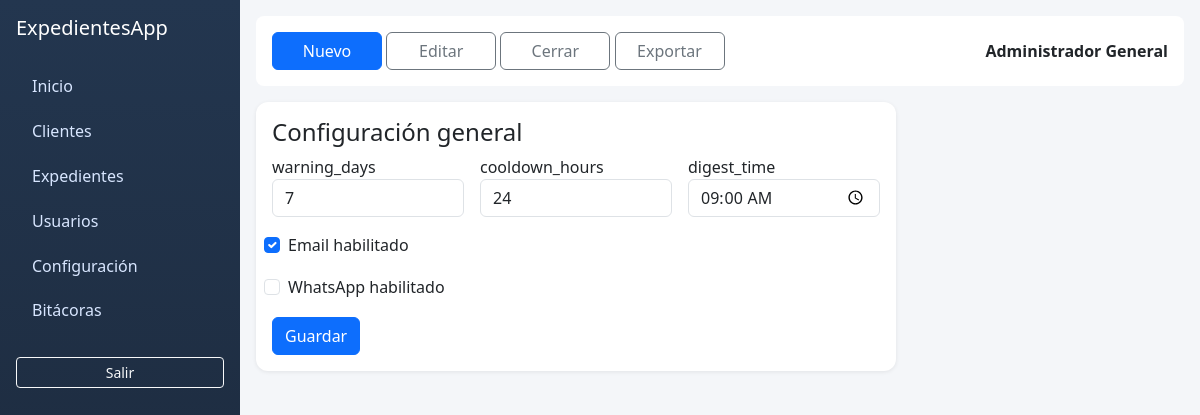
Screenshot of /ExpedientesApp/public/settings (signed in) with the database file from the repository.
### tables this page shows
CREATE TABLE settings (
  id INT PRIMARY KEY,
  warning_days INT NOT NULL DEFAULT 7,
  digest_time TIME NOT NULL DEFAULT '09:00:00',
  cooldown_hours INT NOT NULL DEFAULT 24,
  whatsapp_enabled TINYINT(1) NOT NULL DEFAULT 0,
  email_enabled TINYINT(1) NOT NULL DEFAULT 1,
  updated_at DATETIME NOT NULL
);

### app/Core/View.php (called while the page is built, shortened)
<?php
class View
{
    public static function render(string $view, array $data = []): void
    {
        include base_path('views/layout.php');
    }
}

### app/Controllers/SettingController.php (called while the page is built, shortened)
<?php
class SettingController
{
    public function index(): void
    {
        View::render('pages/settings', ['title' => 'Configuración', 'settings' => Setting::get()]);
    }
}

### app/Core/Router.php (called while the page is built, shortened)
<?php
class Router
{
    private array $routes = [];
    private function add(string $method, string $path, array $action, array $roles): void
    {
        $this->routes[$method][$path] = ['action' => $action, 'roles' => $roles];
    }
    public function dispatch(string $method, string $uri): void
    {
        $path = parse_url($uri, PHP_URL_PATH) ?: '/';
        $base = rtrim(env('BASE_PATH', ''), '/');
        if ($base && str_starts_with($path, $base)) {
            $path = substr($path, strlen($base));
        }
        $path = $path ?: '/';
        $route = $this->routes[$method][$path] ?? null;
        [$class, $methodName] = $route['action'];
        (new $class())->$methodName();
    }
    public static function url(string $path): string
    {
        $base = rtrim(env('BASE_PATH', ''), '/');
        return $base . ($path === '/' ? '' : $path);
    }
}

### public/index.php (called while the page is built, shortened)
<?php
require_once dirname(__DIR__) . '/app/Core/helpers.php';
$router = new App\Core\Router();
$router->get('/', [App\Controllers\DashboardController::class, 'index'], ['ADMIN','CAPTURISTA','CONSULTOR']);
$router->get('/login', [App\Controllers\AuthController::class, 'loginForm']);
$router->post('/login', [App\Controllers\AuthController::class, 'login']);
$router->post('/logout', [App\Controllers\AuthController::class, 'logout'], ['ADMIN','CAPTURISTA','CONSULTOR']);
$router->get('/dashboard', [App\Controllers\DashboardController::class, 'index'], ['ADMIN','CAPTURISTA','CONSULTOR']);
$router->get('/clients', [App\Controllers\ClientController::class, 'index'], ['ADMIN','CAPTURISTA','CONSULTOR']);
$router->post('/clients/store', [App\Controllers\ClientController::class, 'store'], ['ADMIN']);
$router->post('/clients/update', [App\Controllers\ClientController::class, 'update'], ['ADMIN']);
$router->get('/users', [App\Controllers\UserController::class, 'index'], ['ADMIN']);
$router->post('/users/store', [App\Controllers\UserController::class, 'store'], ['ADMIN']);
$router->post('/users/update', [App\Controllers\UserController::class, 'update'], ['ADMIN']);
$router->get('/cases', [App\Controllers\CaseController::class, 'index'], ['ADMIN','CAPTURISTA','CONSULTOR']);
$router->get('/cases/create', [App\Controllers\CaseController::class, 'createForm'], ['ADMIN','CAPTURISTA']);
$router->get('/cases/edit', [App\Controllers\CaseController::class, 'editForm'], ['ADMIN','CAPTURISTA']);
$router->post('/cases/store', [App\Controllers\CaseController::class, 'store'], ['ADMIN','CAPTURISTA']);
$router->post('/cases/update', [App\Controllers\CaseController::class, 'update'], ['ADMIN','CAPTURISTA']);
$router->get('/settings', [App\Controllers\SettingController::class, 'index'], ['ADMIN']);
$router->post('/settings/update', [App\Controllers\SettingController::class, 'update'], ['ADMIN']);
$router->get('/logs', [App\Controllers\LogController::class, 'index'], ['ADMIN']);
try {
    $router->dispatch($_SERVER['REQUEST_METHOD'], $_SERVER['REQUEST_URI']);
} catch (Throwable $e) {
    App\Core\Logger::error($e->getMessage() . '\n' . $e->getTraceAsString());
    http_response_code(500);
    echo 'Error interno. Revisa storage/logs/app.log';
}

### app/Core/helpers.php (called while the page is built, shortened)
<?php
if (!function_exists('env')) {
    function env(string $key, mixed $default = null): mixed
    {
        return $_ENV[$key] ?? $_SERVER[$key] ?? $default;
    }
}

### app/Models/Setting.php (called while the page is built, shortened)
<?php
class Setting extends BaseModel
{
    public static function get(): array
    {
        return self::db()->query('SELECT * FROM settings LIMIT 1')->fetch() ?: [];
    }
}

### views/pages/settings.php (the view, shortened to what this page needs)
<div class="table-wrap" style="max-width:640px;">
  <h4>Configuración general</h4>
  <form method="post" action="<?= App\Core\Router::url('/settings/update') ?>" class="row g-3">
    <div class="col-md-4"><label>warning_days</label><input type="number" class="form-control" name="warning_days" value="<?=$settings['warning_days']?>"></div>
    <div class="col-md-4"><label>cooldown_hours</label><input type="number" class="form-control" name="cooldown_hours" value="<?=$settings['cooldown_hours']?>"></div>
    <div class="col-md-4"><label>digest_time</label><input type="time" class="form-control" name="digest_time" value="<?=$settings['digest_time']?>"></div>
    <div class="col-12 form-check"><input class="form-check-input" type="checkbox" name="email_enabled" <?=$settings['email_enabled']?'checked':''?>><label class="form-check-label">Email habilitado</label></div>
    <div class="col-12 form-check"><input class="form-check-input" type="checkbox" name="whatsapp_enabled" <?=$settings['whatsapp_enabled']?'checked':''?>><label class="form-check-label">WhatsApp habilitado</label></div>
    <div class="col-12"><button class="btn btn-primary">Guardar</button></div>
  </form>
</div>

### public/assets/css/app.css (style rules this page uses)
:root { --sidebar:#223047; --accent:#0d6efd; }
body { background:#f4f6f9; }
.table-wrap { background:#fff; border-radius:.75rem; box-shadow:0 1px 4px rgba(0,0,0,.08); padding:1rem; }

### rows the page displays
settings: warning_days "7", cooldown_hours "24", digest_time "09:00:00", email_enabled "☑"

### other values shown
Auth::user()['name'] "Administrador General"
